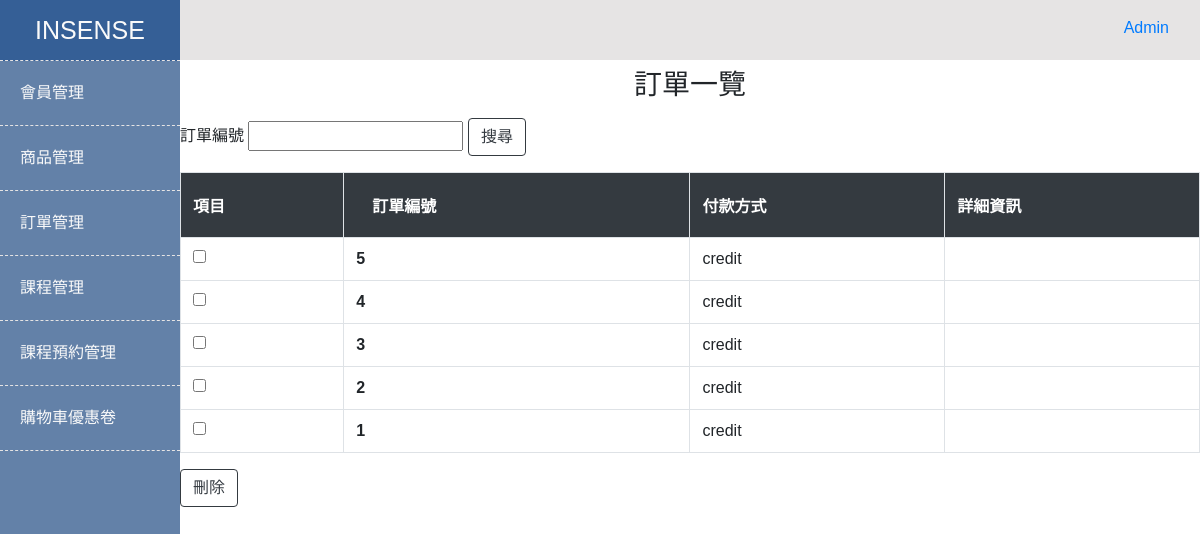
/backStage/orders.php (signed in), run on the app's committed database.
### tables this page shows
CREATE TABLE `orders` (
  `orderId` int(11) NOT NULL COMMENT '流水號',
  `orderCode` varchar(100) NOT NULL COMMENT '訂單編號',
  `username` varchar(50) DEFAULT NULL COMMENT '使用者帳號',
  `orderPrice` int(100) DEFAULT NULL,
  `orderStatus` varchar(100) DEFAULT NULL COMMENT '訂單狀態',
  `paymentTypeId` int(11) DEFAULT NULL COMMENT '付款方式',
  `couponId` varchar(10) DEFAULT NULL COMMENT '優惠券編號',
  `created_at` datetime NOT NULL DEFAULT CURRENT_TIMESTAMP COMMENT '新增時間',
  `updated_at` datetime NOT NULL DEFAULT CURRENT_TIMESTAMP ON UPDATE CURRENT_TIMESTAMP COMMENT '更新時間'
);

CREATE TABLE `payment_types` (
  `paymentTypeId` int(11) NOT NULL COMMENT '流水號',
  `paymentTypeName` varchar(100) DEFAULT NULL COMMENT '付款方式名稱',
  `paymentTypeImg` varchar(100) DEFAULT NULL COMMENT '付款方式圖片名稱',
  `created_at` datetime NOT NULL DEFAULT CURRENT_TIMESTAMP COMMENT '新增時間',
  `updated_at` datetime NOT NULL DEFAULT CURRENT_TIMESTAMP ON UPDATE CURRENT_TIMESTAMP COMMENT '更新時間'
);

### backStage/orders.php (the view, shortened to what this page needs)
<?php
require_once('../templates/header.php');
require_once('../templates/leftSideBar.php');
require_once('../templates/rightContainer.php');
?>
<h3 class="pt-2 pb-2 d-flex justify-content-center">訂單一覽</h3>
<form name="myForm" method="POST" action="./checkSearch.php">
  <tr>
    訂單編號 <input type="text" name="search" required>
    <td class="border" colspan="2">
      <button class="btn btn-outline-dark" type="submit" name="smb_add">搜尋</button>
    </td>
  </tr>
</form>
<form name="myForm" method="POST" action="./deleteCheck.php">
  <table class="border table table-hover">
    <thead class="thead-dark">
      <tr>
        <th scope="col" class="border">
          <div class="py-2 text-uppercase">項目</div>
        </th>
        <th scope="col" class="border">
          <div class="p-2 px-3 text-uppercase">訂單編號</div>
        </th>
        <th scope="col" class="border">
          <div class="py-2 text-uppercase">付款方式</div>
        </th>
        <th scope="col" class="border">
          <div class="py-2 text-uppercase">詳細資訊</div>
        </th>
      </tr>
    </thead>
    <tbody>
      <?php
      $sqlOrder = "SELECT `orders`.`orderId`,`orders`.`created_at`,`orders`.`updated_at`,`payment_types`.`paymentTypeName`
                                    FROM `orders` INNER JOIN `payment_types`
                                    ON `orders`.`paymentTypeId` = `payment_types`.`paymentTypeId`
                                ORDER BY `orders`.`orderId` DESC";
      $stmtOrder = $pdo->prepare($sqlOrder);
      $stmtOrder->execute();
      if ($stmtOrder->rowCount() > 0) {
        $arrOrders = $stmtOrder->fetchAll(PDO::FETCH_ASSOC);
        for ($i = 0; $i < count($arrOrders); $i++) {
      ?>
          <tr>
            <td class="border">
              <input type="checkbox" name="chk[]" value="<?php echo $arrOrders[$i]["orderId"]; ?>" class="check" />
            </td>
            <th scope="row" class="border"><?php echo $arrOrders[$i]["orderId"] ?></th>
            <td class="border"><?php echo $arrOrders[$i]["paymentTypeName"] ?></td>
            <td class="border">
            </td>
          </tr>
      <?php
        }
      }
      ?>
    </tbody>
  </table>
  <form name="myForm" method="GET" action="./Alldelete.php">
    <td class="border" colspan="2"><button class="btn btn-outline-dark" type="submit" name="smb_add">刪除</button></td>
  </form>
  </div>
<?php
require_once('../templates/footer.php');
?>

### backstageCss/style.css (style rules this page uses)
:root { --main-bg-white: #FAFAFA; --nav-bg-grey: #6c6c6d; --main-text-black: #000008; --main-logo-blue: #6381a8; --main-light-blue: #ACC5E1; --main-padding-grey: rgb(230, 228, 228); }
body { overflow-x: hidden; font-family: 'Noto Sans TC', sans-serif; font-size: 16px; }

### data on the page
orders: orderId "5", paymentTypeId.paymentTypeName "credit"
orders: orderId "4", paymentTypeId.paymentTypeName "credit"
orders: orderId "3", paymentTypeId.paymentTypeName "credit"
orders: orderId "2", paymentTypeId.paymentTypeName "credit"
orders: orderId "1", paymentTypeId.paymentTypeName "credit"
